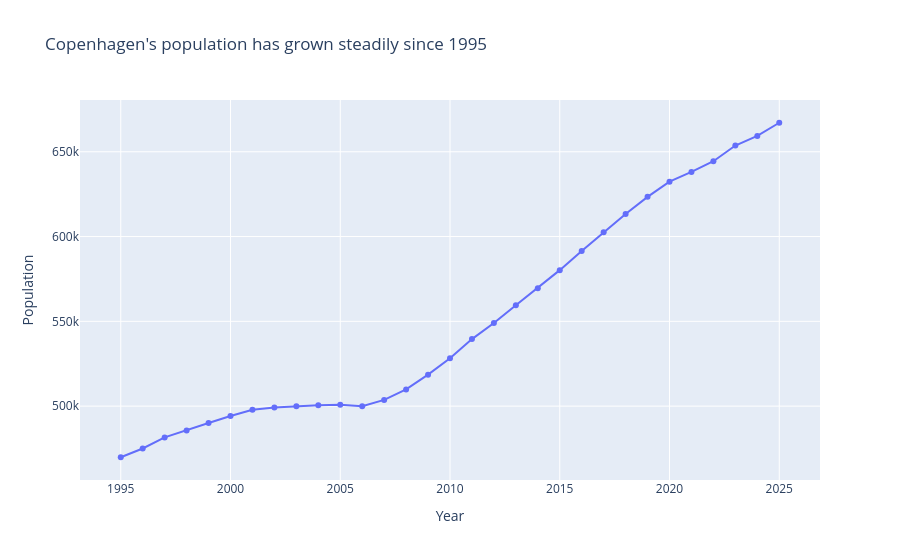

Source (notebook cell):
### Code cell
# Visualization 1 — Copenhagen population growth

total_pop = population_long[
    (population_long["district"] == "Copenhagen total") &
    (population_long["ancestry"] == "Ancestry total")
]

fig = px.line(
    total_pop,
    x="year",
    y="population",
    markers=True,
    title="Copenhagen's population has grown steadily since 1995",
    labels={
        "year": "Year",
        "population": "Population"
    }
)

fig.show()

### Figure 1 — Plotly figure (JSON) as saved in the notebook; plotly's stock layout.template omitted (floating-point values rounded to 4 significant figures)
{"data": [{"hovertemplate": "Year=%{x}<br>Population=%{y}<extra></extra>", "legendgroup": "", "line": {"color": "#636efa", "dash": "solid"}, "marker": {"symbol": "circle"}, "mode": "lines+markers", "name": "", "orientation": "v", "showlegend": false, "type": "scatter", "x": [1995, 1996, 1997, 1998, 1999, 2000, 2001, 2002, 2003, 2004, 2005, 2006, 2007, 2008, 2009, 2010, 2011, 2012, 2013, 2014, 2015, 2016, 2017, 2018, 2019, 2020, 2021, 2022, 2023, 2024, 2025], "xaxis": "x", "y": [469900.0, 475000.0, 481600.0, 485600.0, 490000.0, 494200.0, 497900.0, 499200.0, 500000.0, 500500.0, 500800.0, 499900.0, 503700.0, 509900.0, 518600.0, 528200.0, 539500.0, 549000.0, 559400.0, 569600.0, 580200.0, 591500.0, 602500.0, 613300.0, 623400.0, 632300.0, 638100.0, 644400.0, 653700.0, 659400.0, 667100.0], "yaxis": "y"}], "layout": {"legend": {"tracegroupgap": 0}, "title": {"text": "Copenhagen's population has grown steadily since 1995"}, "xaxis": {"anchor": "y", "domain": [0, 1], "title": {"text": "Year"}}, "yaxis": {"anchor": "x", "domain": [0, 1], "title": {"text": "Population"}}}}
